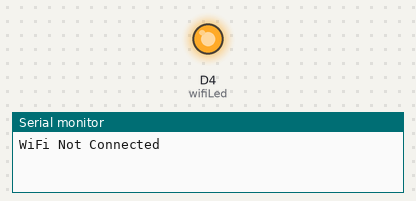
The sketch below on a simulated ESP8266 (NodeMCU). Parts: output pins drawn as LEDs (lit = HIGH), the last lines printed to the serial monitor. WiFi joins after 1.5 s; servers stay silent unless stated; the Firebase database answers and starts empty.

Above: at 0.2 s.
At 2.0 s:
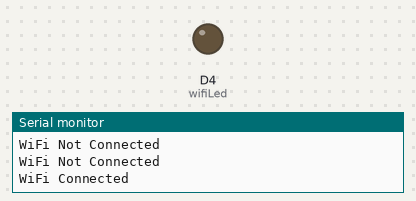
Timing chart, 0 to 3.5 s (numbered marks = the images above):
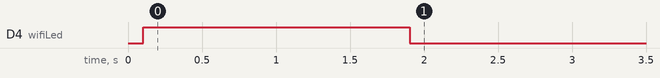

Measured:
- by itself, D4 (wifiLed): LOW → HIGH at 0.10 s, → LOW 1.8 s later

The sketch:

correctedcode.ino
```cpp
#include <FirebaseESP8266.h>
#include  <ESP8266WiFi.h>

#define ssid "Placementcell"  //WiFi SSID
#define password "870****615"  //WiFi Password
#define FIREBASE_HOST "msitxxxxxxxxxxxxxxxxxxx.firebaseio.com"
#define FIREBASE_AUTH "jZhoxxxxxxxxxxxxxxxxxxxxxxxxxxxxTR6CvFAv"
#define wifiLed D4
FirebaseData firebaseData;

int first_1 = 16;
int first_2 = 14;
int first_3 = 12;
int first_4 = 13;

//int load=1;
void setup() {
  Serial.begin(9600);
/* Serial.begin(9600);
   WiFi.begin (ssid, password);
   while (WiFi.status() != WL_CONNECTED) {
    delay(500);
    Serial.print(".");
  }
  Serial.println ("");
  Serial.println ("WiFi Connected!");
  Firebase.begin(FIREBASE_HOST,FIREBASE_AUTH);*/
   pinMode(first_1,OUTPUT);//initialize the Device OUTPUT
    pinMode(first_2,OUTPUT);//initialize the Device OUTPUT
    pinMode(first_3,OUTPUT);//initialize the Device OUTPUT
    pinMode(first_4,OUTPUT);//initialize the Device OUTPUT
    pinMode(wifiLed,OUTPUT);
    WiFi.begin (ssid, password);
Firebase.begin(FIREBASE_HOST,FIREBASE_AUTH);
delay(100);
}
void loop() {
Firebase.begin(FIREBASE_HOST,FIREBASE_AUTH);
  if (WiFi.status() != WL_CONNECTED){
   Serial.println("WiFi Not Connected");
    digitalWrite(wifiLed, HIGH); //Turn off WiFi LED
  }
  else{
    Serial.println("WiFi Connected");
    digitalWrite(wifiLed, LOW); //Turn on WiFi LED
}


Firebase.get(firebaseData, "/D1");
String D = firebaseData.stringData();

  if (D=="1"){
  digitalWrite(first_1,HIGH);
}else if (D=="0"){
  digitalWrite(first_1,LOW);
}

Firebase.get(firebaseData, "/D2");
String De = firebaseData.stringData();


  if (De=="1"){
  digitalWrite(first_2,HIGH);
}else if (De=="0"){
  digitalWrite(first_2,LOW);
}


Firebase.get(firebaseData, "/D3");
String Der = firebaseData.stringData();


  if (Der=="1"){
  digitalWrite(first_3,HIGH);
}else if (Der=="0"){
  digitalWrite(first_3,LOW);
}


Firebase.get(firebaseData, "/D4");
String Det = firebaseData.stringData();

if (Det=="1"){
  digitalWrite(first_4,HIGH);
}else if (Det=="0"){
  digitalWrite(first_4,LOW);
}
//delay(100);
//String D = firebaseData.stringData();
//Serial.println(D);

/*
 if (Firebase.getString(firebaseData,"/D5")) {

      String De1 = firebaseData.stringData();
          if (De1=="1"){
              digitalWrite(first_1,HIGH);
              Serial.println("first on");//Device1 is ON
          }
          else if (De1=="0"){
              digitalWrite(first_1,LOW);//Device1 if OFF
              Serial.println("first off");
           }}
            delay(300);
  if (Firebase.getString(firebaseData,"/D6")) {

      String De2 = firebaseData.stringData();
          if (De2=="1"){
              digitalWrite(first_2,HIGH);//Device2 is ON
              Serial.println("first 2 on");
          }
              else if (De2=="0"){
              digitalWrite(first_2,LOW);// Device2 os OFF
              Serial.println("first 2 off");
            }}
            delay(300);
  if (Firebase.getString(firebaseData,"/D7")) {

      String De3 = firebaseData.stringData();
          if (De3=="1"){
              digitalWrite(first_3,HIGH);//Device3 is ON
              Serial.println("first 3 on");
          }
              else if (De3=="0"){
              digitalWrite(first_3,LOW);//Device3 is OFF
              Serial.println("first 3 off");
            }}
                      delay(300);
  if (Firebase.getString(firebaseData,"/D8")) {

      String De4 = firebaseData.stringData();
          if (De4=="1"){
              digitalWrite(first_4,HIGH);//Device4 is ON
              Serial.println("first 4 on");
          }
              else if (De4=="0"){
              digitalWrite(first_4,LOW);//Device4 is OFF
              Serial.println("first 4 off");
            }}
*/
  }
```
